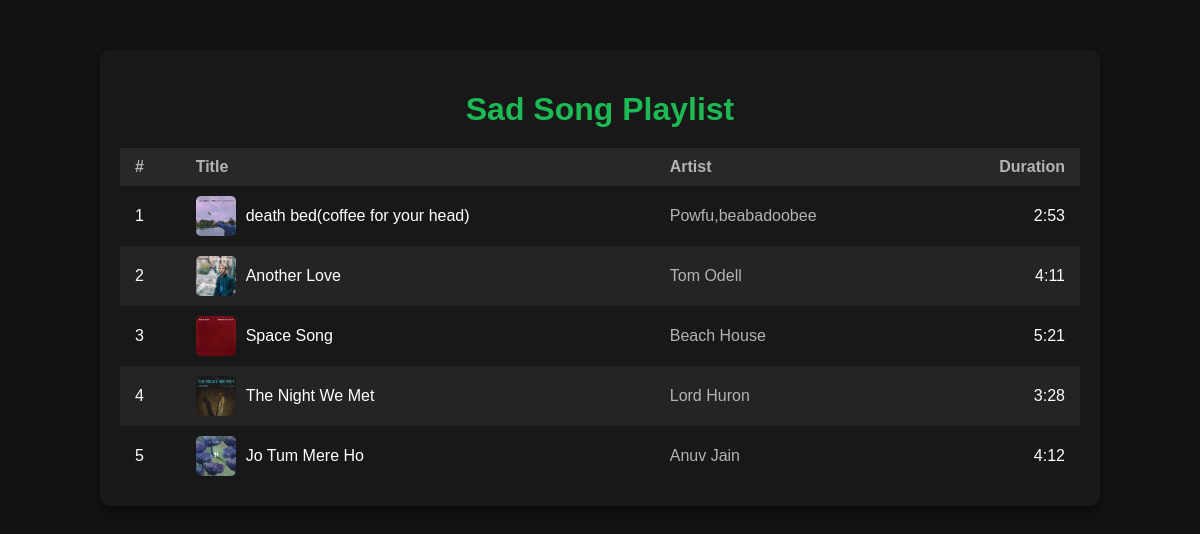
Page /sad_playlist/ on the committed database.
### music/models.py (models this page shows, shortened)
class sad(models.Model):
    title = models.TextField()
    artist = models.TextField()
    image= models.ImageField()
    audio_file=models.FileField()
    audio_link = models.CharField(max_length=200,blank=True,null=True)
    lyrics = models.TextField(blank=True,null=True,default="No lyrics is available for this songs")
    duration=models.CharField(max_length=20)

### music/views.py (the view)
# urls.py: path('sad_playlist/',views.sad_playlist, name='sad_playlist'),
def sad_playlist(request):
    sad_songs=sad.objects.all()
    return render(request,'sad_playlist.html',{'sad_playlist':sad_songs})

### music/templates/sad_playlist.html (shortened to what this page needs)
{% load static %}
<!DOCTYPE html>
<html lang="en">
<head>
    <link rel="stylesheet" href="{% static 'style3.css' %}">
</head>
<body>
    <div class="playlist-container">
        <h1>Sad Song Playlist</h1>
        <table>
            <thead>
                <tr>
                    <th>#</th>
                    <th>Title</th>
                    <th>Artist</th>
                    <th class="duration">Duration</th>
                </tr>
            </thead>
            <tbody>
                {% for song in sad_playlist %}
                <tr onclick="playSong('{{ song.title }}', '{{ song.artist }}', '{{ song.audio_file.url }}', '{{ song.image.url }}', {{ forloop.counter0 }})">
                    <td>{{ forloop.counter }}</td>
                    <td class="title">
                        <img src="{{ song.image.url }}" alt="{{ song.title }} cover" class="cover">
                        <span>{{ song.title }}</span>
                    </td>
                    <td class="artist">{{ song.artist }}</td>
                    <td class="duration">{{ song.duration }}</td>
                </tr>
                {% empty %}
                <tr>
                    <td colspan="4" style="text-align: center;">No songs found in the playlist.</td>
                </tr>
                {% endfor %}
            </tbody>
        </table>
    </div>
</body>
</html>

### music/static/style3.css (style rules this page uses)
body { font-family: Arial, sans-serif; background-color: #121212; color: #fff; margin: 0; padding: 0; }
.playlist-container { width: 80%; margin: 50px auto; background: #181818; padding: 20px; border-radius: 10px; box-shadow: 0 4px 10px rgba(0, 0, 0, 0.5); }
h1 { text-align: center; margin-bottom: 20px; color: #1DB954; }
table { width: 100%; border-collapse: collapse; }
th, td { padding: 10px 15px; text-align: left; }
th { background: #282828; color: #b3b3b3; }
tr:nth-child(even) { background: #242424; }
.title { display: flex; align-items: center; }
.cover { width: 40px; height: 40px; margin-right: 10px; border-radius: 5px; object-fit: cover; }
.artist { color: #b3b3b3; }
.duration { text-align: right; }

### rows in the picture
sad: image (picture), title "death bed(coffee for your head)", artist "Powfu,beabadoobee", duration "2:53"
sad: image (picture), title "Another Love", artist "Tom Odell", duration "4:11"
sad: image (picture), title "Space Song", artist "Beach House", duration "5:21"
sad: image (picture), title "The Night We Met", artist "Lord Huron", duration "3:28"
sad: image (picture), title "Jo Tum Mere Ho", artist "Anuv Jain", duration "4:12"
